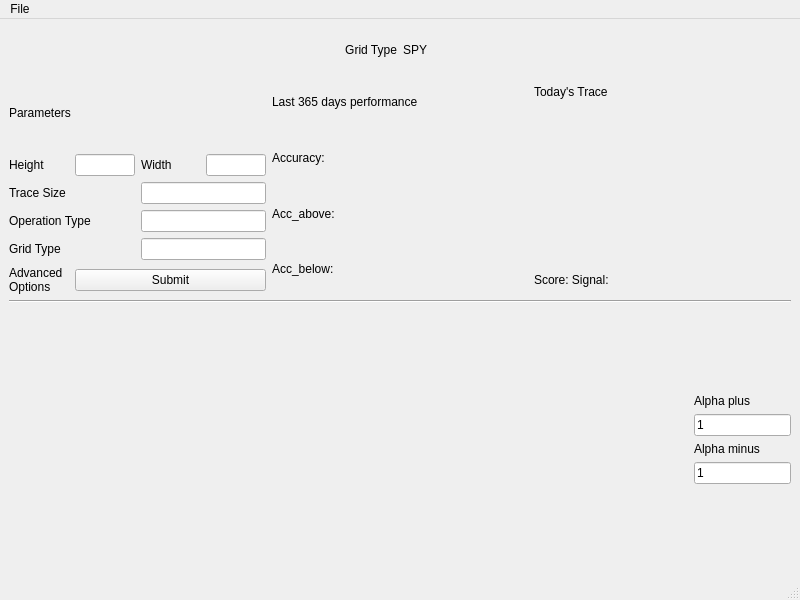
<?xml version="1.0" encoding="UTF-8"?>
<ui version="4.0">
 <class>Main</class>
 <widget class="QMainWindow" name="Main">
  <property name="geometry">
   <rect>
    <x>0</x>
    <y>0</y>
    <width>800</width>
    <height>600</height>
   </rect>
  </property>
  <property name="windowTitle">
   <string>Main</string>
  </property>
  <widget class="QWidget" name="centralwidget">
   <layout class="QVBoxLayout" name="verticalLayout">
    <item>
     <layout class="QVBoxLayout" name="verticalLayout_2" stretch="1,5,0,6">
      <item>
       <layout class="QHBoxLayout" name="horizontalLayout_2">
        <item>
         <widget class="QLabel" name="label_2">
          <property name="text">
           <string>Grid Type</string>
          </property>
          <property name="alignment">
           <set>Qt::AlignRight|Qt::AlignTrailing|Qt::AlignVCenter</set>
          </property>
         </widget>
        </item>
        <item>
         <widget class="QLabel" name="label">
          <property name="text">
           <string>SPY</string>
          </property>
         </widget>
        </item>
       </layout>
      </item>
      <item>
       <layout class="QHBoxLayout" name="horizontalLayout" stretch="1,1,1">
        <item>
         <layout class="QVBoxLayout" name="verticalLayout_3" stretch="2,12">
          <item>
           <widget class="QLabel" name="label_5">
            <property name="text">
             <string>Parameters</string>
            </property>
           </widget>
          </item>
          <item>
           <layout class="QGridLayout" name="gridLayout_2" columnstretch="1,1,1,1">
            <item row="2" column="0" colspan="2">
             <widget class="QLabel" name="label_12">
              <property name="text">
               <string>Operation Type</string>
              </property>
             </widget>
            </item>
            <item row="2" column="2" colspan="2">
             <widget class="QLineEdit" name="lineEdit_6"/>
            </item>
            <item row="0" column="2">
             <widget class="QLabel" name="label_10">
              <property name="text">
               <string>Width</string>
              </property>
             </widget>
            </item>
            <item row="1" column="0" colspan="2">
             <widget class="QLabel" name="label_11">
              <property name="text">
               <string>Trace Size</string>
              </property>
             </widget>
            </item>
            <item row="1" column="2" colspan="2">
             <widget class="QLineEdit" name="lineEdit_5"/>
            </item>
            <item row="3" column="0" colspan="2">
             <widget class="QLabel" name="label_13">
              <property name="text">
               <string>Grid Type</string>
              </property>
             </widget>
            </item>
            <item row="0" column="0">
             <widget class="QLabel" name="label_9">
              <property name="text">
               <string>Height</string>
              </property>
             </widget>
            </item>
            <item row="0" column="1">
             <widget class="QLineEdit" name="lineEdit_3"/>
            </item>
            <item row="3" column="2" colspan="2">
             <widget class="QLineEdit" name="lineEdit_7"/>
            </item>
            <item row="0" column="3">
             <widget class="QLineEdit" name="lineEdit_4"/>
            </item>
            <item row="4" column="0">
             <widget class="QLabel" name="label_14">
              <property name="sizePolicy">
               <sizepolicy hsizetype="Ignored" vsizetype="Preferred">
                <horstretch>0</horstretch>
                <verstretch>0</verstretch>
               </sizepolicy>
              </property>
              <property name="cursor">
               <cursorShape>PointingHandCursor</cursorShape>
              </property>
              <property name="text">
               <string>Advanced Options</string>
              </property>
              <property name="wordWrap">
               <bool>true</bool>
              </property>
             </widget>
            </item>
            <item row="4" column="1" colspan="3">
             <widget class="QPushButton" name="pushButton">
              <property name="text">
               <string>Submit</string>
              </property>
             </widget>
            </item>
           </layout>
          </item>
         </layout>
        </item>
        <item>
         <layout class="QVBoxLayout" name="verticalLayout_7">
          <item>
           <widget class="QLabel" name="label_6">
            <property name="text">
             <string>Last 365 days performance</string>
            </property>
           </widget>
          </item>
          <item>
           <widget class="QLabel" name="label_15">
            <property name="text">
             <string>Accuracy:</string>
            </property>
           </widget>
          </item>
          <item>
           <widget class="QLabel" name="label_16">
            <property name="text">
             <string>Acc_above:</string>
            </property>
           </widget>
          </item>
          <item>
           <widget class="QLabel" name="label_17">
            <property name="text">
             <string>Acc_below:</string>
            </property>
           </widget>
          </item>
         </layout>
        </item>
        <item>
         <layout class="QVBoxLayout" name="verticalLayout_8" stretch="1,5,1">
          <item>
           <widget class="QLabel" name="label_7">
            <property name="text">
             <string>Today's Trace</string>
            </property>
           </widget>
          </item>
          <item>
           <widget class="QWidget" name="widget_2" native="true"/>
          </item>
          <item>
           <widget class="QLabel" name="label_8">
            <property name="text">
             <string>Score: Signal:</string>
            </property>
           </widget>
          </item>
         </layout>
        </item>
       </layout>
      </item>
      <item>
       <widget class="Line" name="line">
        <property name="orientation">
         <enum>Qt::Horizontal</enum>
        </property>
       </widget>
      </item>
      <item>
       <layout class="QHBoxLayout" name="horizontalLayout_3" stretch="7,1">
        <item>
         <widget class="QWidget" name="widget" native="true"/>
        </item>
        <item>
         <layout class="QVBoxLayout" name="verticalLayout_9">
          <item>
           <spacer name="verticalSpacer">
            <property name="orientation">
             <enum>Qt::Vertical</enum>
            </property>
            <property name="sizeHint" stdset="0">
             <size>
              <width>20</width>
              <height>40</height>
             </size>
            </property>
           </spacer>
          </item>
          <item>
           <widget class="QLabel" name="label_3">
            <property name="text">
             <string>Alpha plus</string>
            </property>
           </widget>
          </item>
          <item>
           <widget class="QLineEdit" name="lineEdit">
            <property name="text">
             <string>1</string>
            </property>
           </widget>
          </item>
          <item>
           <widget class="QLabel" name="label_4">
            <property name="text">
             <string>Alpha minus</string>
            </property>
           </widget>
          </item>
          <item>
           <widget class="QLineEdit" name="lineEdit_2">
            <property name="text">
             <string>1</string>
            </property>
           </widget>
          </item>
          <item>
           <spacer name="verticalSpacer_2">
            <property name="orientation">
             <enum>Qt::Vertical</enum>
            </property>
            <property name="sizeHint" stdset="0">
             <size>
              <width>20</width>
              <height>40</height>
             </size>
            </property>
           </spacer>
          </item>
         </layout>
        </item>
       </layout>
      </item>
     </layout>
    </item>
   </layout>
  </widget>
  <widget class="QMenuBar" name="menubar">
   <property name="geometry">
    <rect>
     <x>0</x>
     <y>0</y>
     <width>800</width>
     <height>22</height>
    </rect>
   </property>
   <widget class="QMenu" name="menuFile">
    <property name="title">
     <string>File</string>
    </property>
   </widget>
   <addaction name="menuFile"/>
  </widget>
  <widget class="QStatusBar" name="statusbar"/>
 </widget>
 <resources/>
 <connections/>
</ui>
